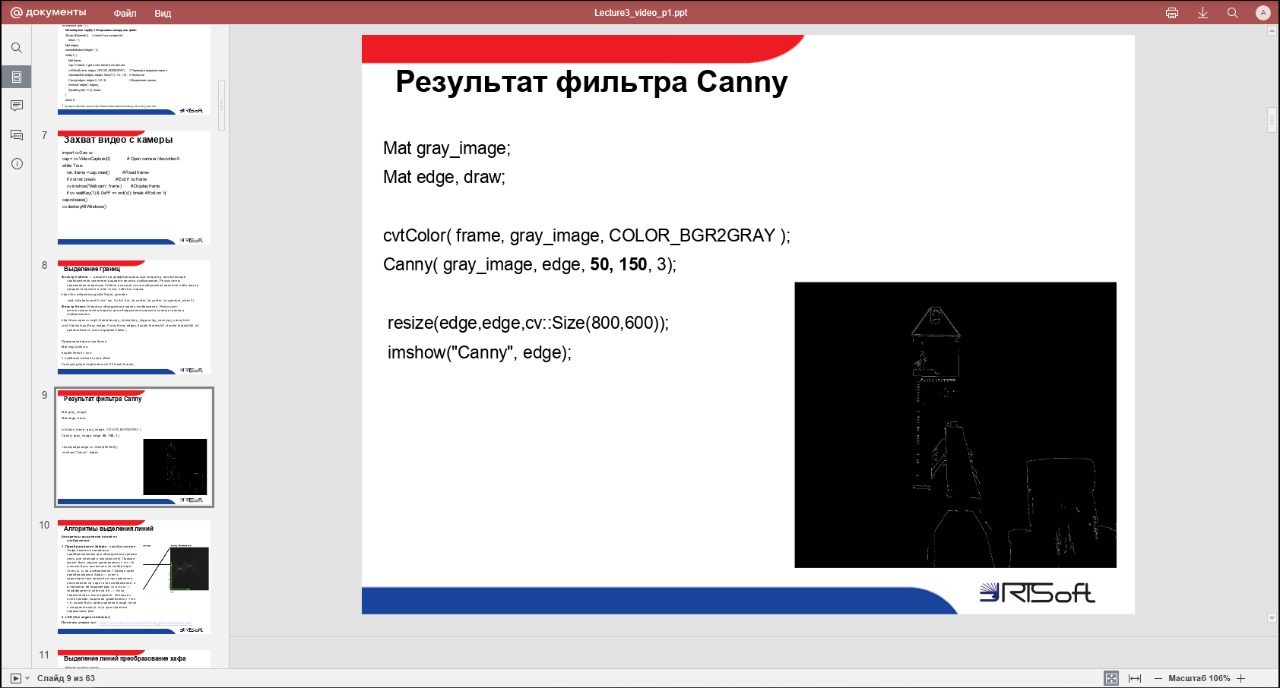
#> input picture CV2/pic.jpg, 1280 x 688 px; the run also reads 1 picture not shown here
$ python CV_hw2.py pic.jpg 5422637236634720782.jpg
#> lines starting #> are read from the running program, lines starting #| are printed output that depends on the picture; after the words box and inside, x2 and y2 are one past the last pixel; in counts of white or black regions, pixels touching at a corner belong together
import cv2
import numpy as np
import sys
import os


def find_screen_with_canny(frame):

    gray = cv2.cvtColor(frame, cv2.COLOR_BGR2GRAY)

    # Размытие для уменьшения шума
    blurred = cv2.GaussianBlur(gray, (5, 5), 0)

    # Автоматический подбор порогов на основе медианы
    v = np.median(blurred)
    low_thresh = int(max(0, (0.7) * v))
    high_thresh = int(min(255, (1.3) * v))

    # Применяем детектор границ Canny
    edges = cv2.Canny(blurred, low_thresh, high_thresh)

    # Морфологическое закрытие для соединения близких границ
    kernel = np.ones((5, 5), np.uint8)
    edges = cv2.morphologyEx(edges, cv2.MORPH_CLOSE, kernel)

    # Поиск контуров
    contours, _ = cv2.findContours(edges, cv2.RETR_EXTERNAL, cv2.CHAIN_APPROX_SIMPLE)

    # Сортируем контуры по площади
    contours = sorted(contours, key=cv2.contourArea, reverse=True)

    for contour in contours:
        area = cv2.contourArea(contour)
        if area < 5000:
            continue

        # Аппроксимируем контур до четырехугольника
        peri = cv2.arcLength(contour, True)
        approx = cv2.approxPolyDP(contour, 0.02 * peri, True)

        if len(approx) == 4:
            return approx.reshape(4, 2)

    return None


def order_points(pts):
    # Упорядочивает точки: верхний-левый, верхний-правый, нижний-правый, нижний-левый

    rect = np.zeros((4, 2), dtype=np.float32)

    s = pts.sum(axis=1)
    rect[0] = pts[np.argmin(s)]
    rect[2] = pts[np.argmax(s)]

    diff = np.diff(pts, axis=1)
    rect[1] = pts[np.argmin(diff)]
    rect[3] = pts[np.argmax(diff)]

    return rect


def replace_screen(frame, screen_pts, replacement_img):
    # Заменяет область экрана на картинку.

    if screen_pts is None:
        return frame

    screen_pts = order_points(screen_pts)

    # Вычисляем размеры
    width = int(
        max(
            np.linalg.norm(screen_pts[1] - screen_pts[0]),
            np.linalg.norm(screen_pts[2] - screen_pts[3]),
        )
    )
    height = int(
        max(
            np.linalg.norm(screen_pts[3] - screen_pts[0]),
            np.linalg.norm(screen_pts[2] - screen_pts[1]),
        )
    )

    # Изменяем размер картинки
    resized_img = cv2.resize(replacement_img, (width, height))

    # Точки назначения
    dst_pts = np.array(
        [[0, 0], [width - 1, 0], [width - 1, height - 1], [0, height - 1]],
        dtype=np.float32,
    )

    # Гомография
    h_matrix = cv2.getPerspectiveTransform(dst_pts, screen_pts)
    warped = cv2.warpPerspective(
        resized_img, h_matrix, (frame.shape[1], frame.shape[0])
    )

    # Маска
    mask = np.zeros(frame.shape[:2], dtype=np.uint8)
    cv2.fillPoly(mask, [screen_pts.astype(np.int32)], 255)

    # Накладываем
    result = frame.copy()
    result[mask == 255] = warped[mask == 255]

    return result


def main():
    # Проверка параметров
    if len(sys.argv) != 3:
        print("Использование: python script.py <путь_к_картинке> <путь_к_видео>")
        print("Пример: python script.py picture.jpg video.mp4")
        sys.exit(1)

    image_path = sys.argv[1]
    video_path = sys.argv[2]

    # Проверяем файлы
    if not os.path.exists(image_path):
        print(f"Ошибка: файл {image_path} не найден")
        sys.exit(1)

    if not os.path.exists(video_path):
        print(f"Ошибка: файл {video_path} не найден")
        sys.exit(1)

    # Загружаем картинку
    replacement_img = cv2.imread(image_path)
#> replacement_img is the input picture: shape (688, 1280, 3); mean B, G, R 201.1, 199.1, 204.4
    if replacement_img is None:
        print(f"Ошибка: не удалось загрузить {image_path}")
        sys.exit(1)

    # Открываем видео
    cap = cv2.VideoCapture(video_path)
    if not cap.isOpened():
        print(f"Ошибка: не удалось открыть {video_path}")
        sys.exit(1)

    print(f"Обработка видео: {video_path}")
    print(f"Вставка картинки: {image_path}")
    print("Нажмите 'q' для выхода")

    frame_count = 0

    while True:
        ret, frame = cap.read()
        if not ret:
            break

        frame_count += 1

        # Ищем экран на каждом кадре
        screen_points = find_screen_with_canny(frame)
#> in find_screen_with_canny, `gray = cv2.cvtColor(frame, cv2.COLOR_BGR2GRAY)`:
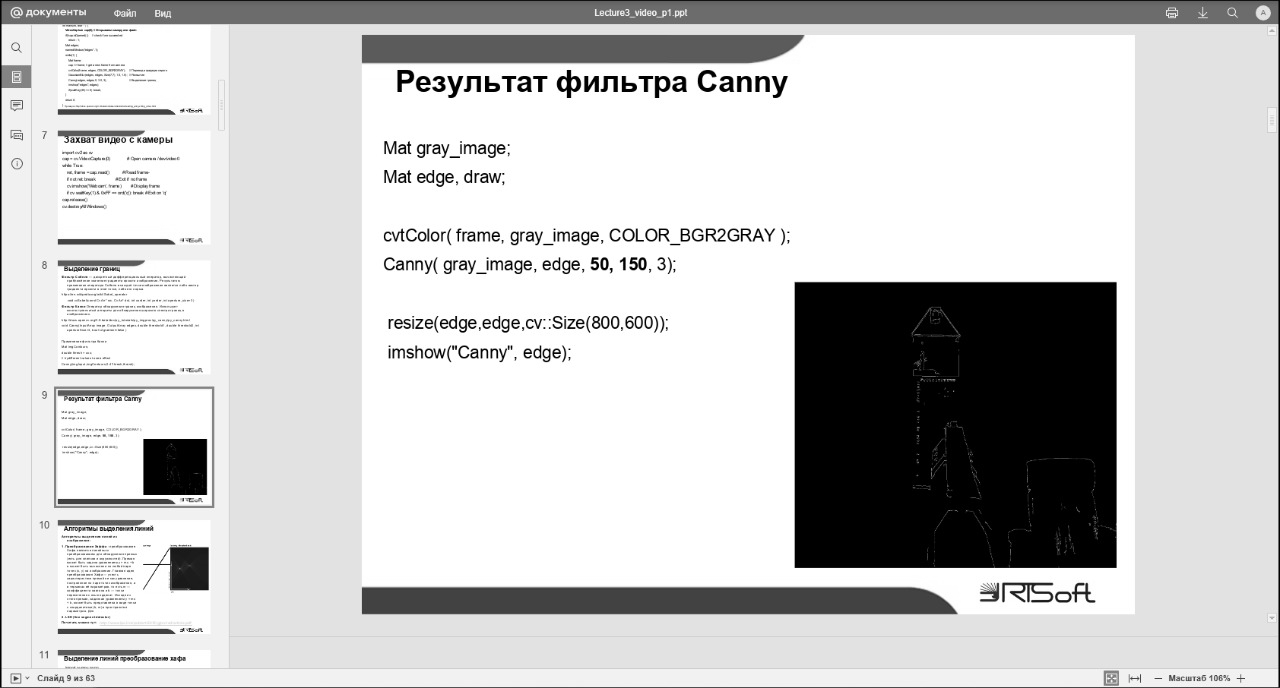
#> gray: shape (688, 1280); min 0, max 255, mean 200.9
#> in find_screen_with_canny, `v = np.median(blurred)`: v = 226
#> in find_screen_with_canny, `low_thresh = int(max(0, (0.7) * v))`: low_thresh = 158
#> in find_screen_with_canny, `high_thresh = int(min(255, (1.3) * v))`: high_thresh = 255
#> in find_screen_with_canny, `edges = cv2.Canny(blurred, low_thresh, high_thresh)`:
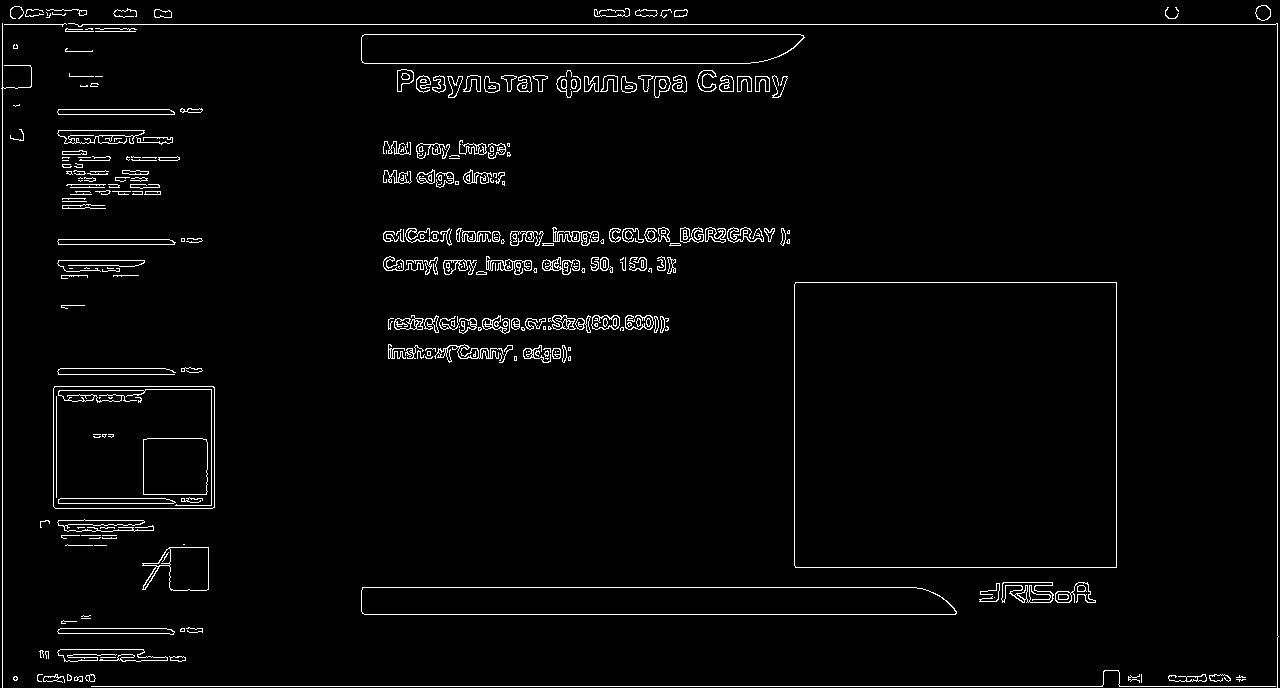
#> edges: shape (688, 1280); 2.7% white in thin lines or dots
#> in find_screen_with_canny, `edges = cv2.morphologyEx(edges, cv2.MORPH_CLOSE, kernel)`:
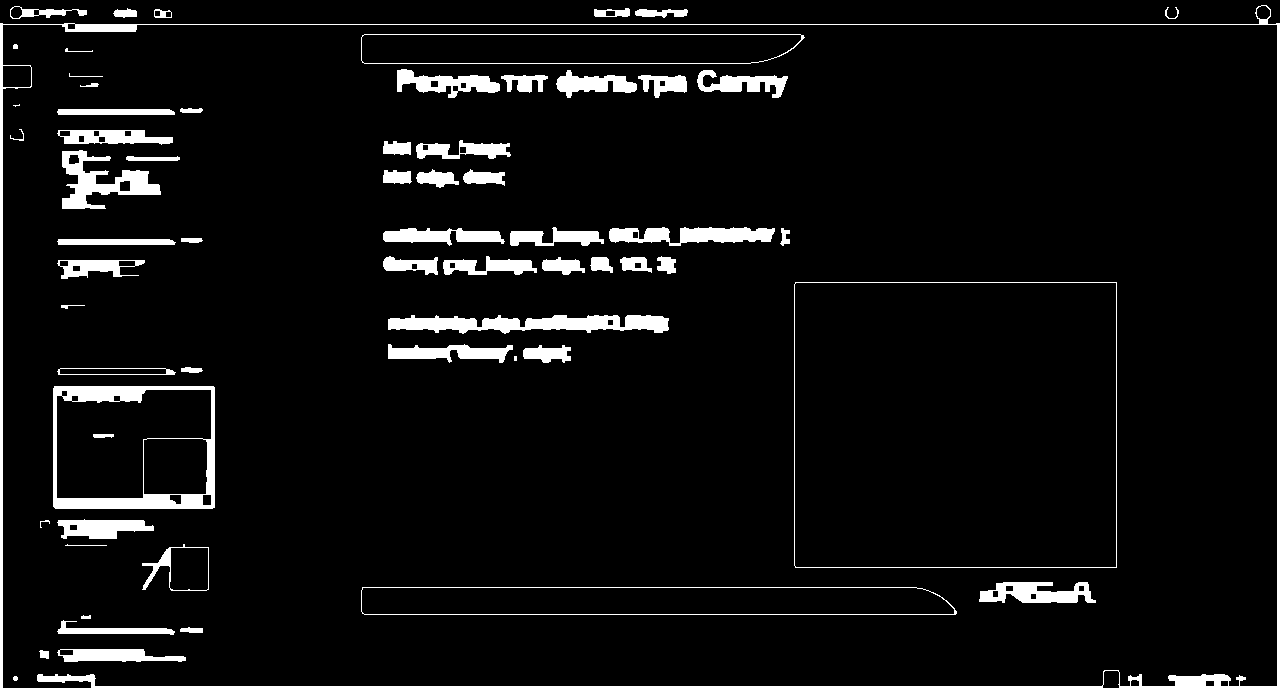
#> edges: shape (688, 1280); 5.9% white; 64 white regions (2 under 20 px)
#> in find_screen_with_canny, `contours, _ = cv2.findContours(edges, cv2.RETR_EXTERNAL, cv2.CHAIN_APP..`: contours = 63 contours, 11 with area under 20; largest, box (x1, y1, x2, y2) and area: (794, 282, 1117, 568) 91767, (53, 386, 215, 509) 19636, (361, 587, 957, 615) 15718, (361, 34, 805, 64) 12362, (0, 5, 1280, 688) 6286
#> the loop in find_screen_with_canny, `for contour in contours:` made 1 pass
#> (area, peri, approx) on pass 1: (91767, 1212.8, [[795, 282], [795, 567], [1116, 567], [1116, 282]])
#> screen_points = [[795, 282], [795, 567], [1116, 567], [1116, 282]]

        # Заменяем экран
        result = replace_screen(frame, screen_points, replacement_img)
#> in order_points, `s = pts.sum(axis=1)`: s = [1077, 1362, 1683, 1398]
#> in order_points, `diff = np.diff(pts, axis=1)`: diff = [-513, -228, -549, -834]
#> in replace_screen, `screen_pts = order_points(screen_pts)`: screen_pts = [[795, 282], [1116, 282], [1116, 567], [795, 567]]
#> in replace_screen, `width = int( max( np.linalg.norm(screen_pts[1] - screen_pts[0]), np.li..`: width = 321
#> in replace_screen, `height = int( max( np.linalg.norm(screen_pts[3] - screen_pts[0]), np.l..`: height = 285
#> in replace_screen, `resized_img = cv2.resize(replacement_img, (width, height))`:
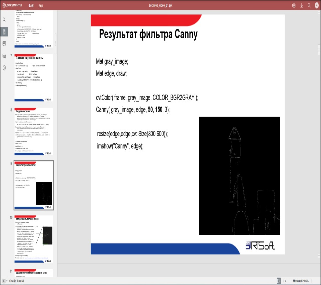
#> resized_img: shape (285, 321, 3); mean B, G, R 201.4, 199.4, 204.7
#> in replace_screen, `dst_pts = np.array( [[0, 0], [width - 1, 0], [width - 1, height - 1], ..`: dst_pts = [[0, 0], [320, 0], [320, 284], [0, 284]]
#> in replace_screen, `h_matrix = cv2.getPerspectiveTransform(dst_pts, screen_pts)`: h_matrix = [[1, 0, 795], [0, 1, 282], [0, 0, 1]]
#> in replace_screen, `cv2.fillPoly(mask, [screen_pts.astype(np.int32)], 255)`: mask: shape (688, 1280); 10.5% white; 1 white region, box (x1, y1, x2, y2) and area: (795, 282, 1117, 568) 92092
#> in replace_screen, `result[mask == 255] = warped[mask == 255]`:
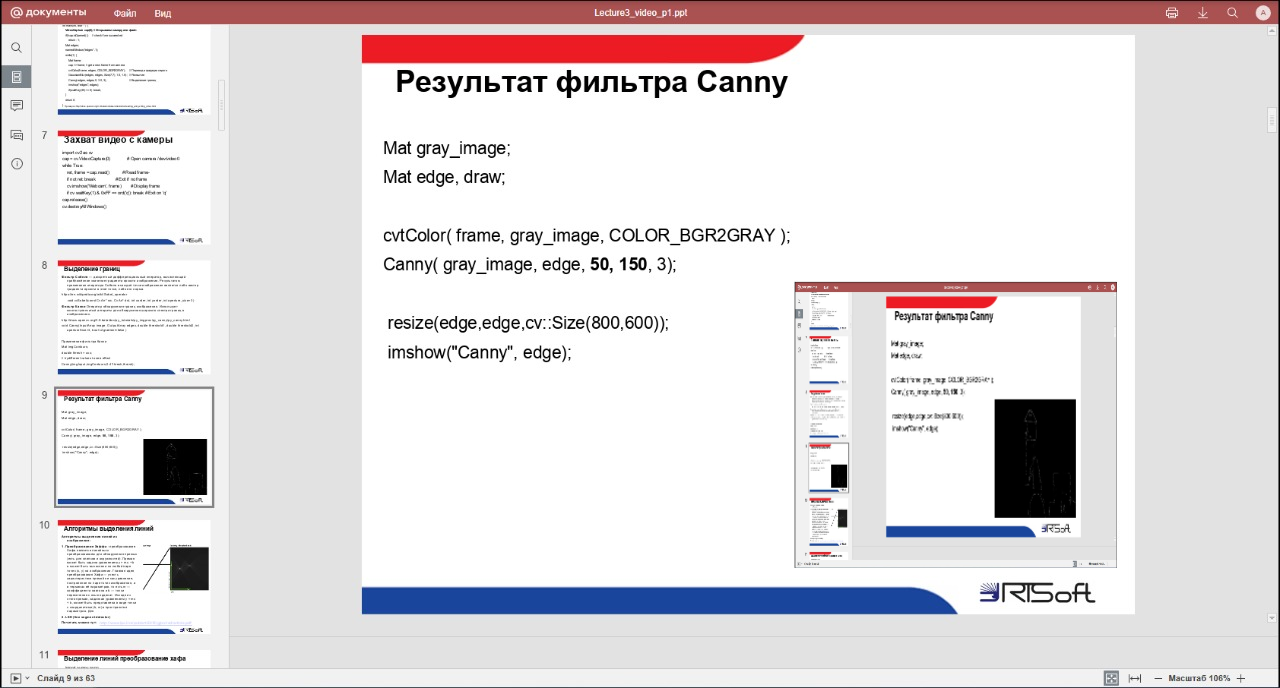
#> result: shape (688, 1280, 3); 9.57% of pixels changed, all inside (x1, y1, x2, y2) = (795, 282, 1117, 568)

        # Показываем результат
        cv2.imshow("Result", result)

        # Выход по 'q'
        if cv2.waitKey(1) & 0xFF == ord("q"):
#> (key q is pressed here)
            break

    cap.release()
    cv2.destroyAllWindows()


if __name__ == "__main__":
    main()
